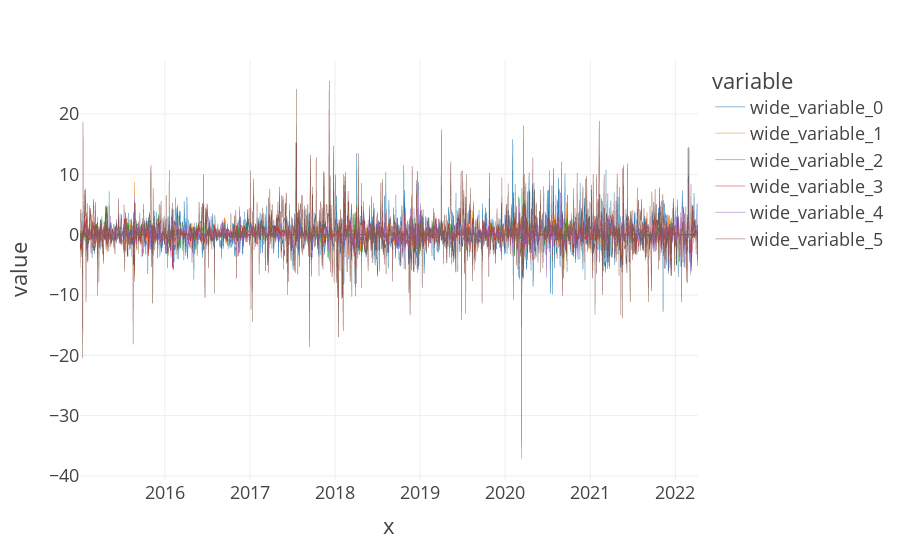

This figure's notebook cell:
### Code cell
fig = px.line(x=df_tesla.index, y=[df_tesla.ratio, df_apple.ratio, df_microsoft.ratio, df_google.ratio, df_facebook.ratio, df_bitcoin.ratio])
fig.update_traces(line=dict(width=0.5))
fig.show()

### Figure 1 — Plotly figure (JSON) as saved in the notebook; plotly's stock layout.template omitted (floating-point values rounded to 4 significant figures; data arrays with more than 128 entries replaced by an {"elided": "..."} marker saying what was removed)
{"data": [{"hovertemplate": "variable=wide_variable_0<br>x=%{x}<br>value=%{y}<extra></extra>", "legendgroup": "wide_variable_0", "line": {"color": "#1F77B4", "dash": "solid", "width": 0.5}, "marker": {"symbol": "circle"}, "mode": "lines", "name": "wide_variable_0", "showlegend": true, "type": "scattergl", "x": {"elided": "1831 str values"}, "xaxis": "x", "y": {"elided": "1831 float values"}, "yaxis": "y"}, {"hovertemplate": "variable=wide_variable_1<br>x=%{x}<br>value=%{y}<extra></extra>", "legendgroup": "wide_variable_1", "line": {"color": "#FF7F0E", "dash": "solid", "width": 0.5}, "marker": {"symbol": "circle"}, "mode": "lines", "name": "wide_variable_1", "showlegend": true, "type": "scattergl", "x": {"elided": "1831 str values"}, "xaxis": "x", "y": {"elided": "1831 float values"}, "yaxis": "y"}, {"hovertemplate": "variable=wide_variable_2<br>x=%{x}<br>value=%{y}<extra></extra>", "legendgroup": "wide_variable_2", "line": {"color": "#2CA02C", "dash": "solid", "width": 0.5}, "marker": {"symbol": "circle"}, "mode": "lines", "name": "wide_variable_2", "showlegend": true, "type": "scattergl", "x": {"elided": "1831 str values"}, "xaxis": "x", "y": {"elided": "1831 float values"}, "yaxis": "y"}, {"hovertemplate": "variable=wide_variable_3<br>x=%{x}<br>value=%{y}<extra></extra>", "legendgroup": "wide_variable_3", "line": {"color": "#D62728", "dash": "solid", "width": 0.5}, "marker": {"symbol": "circle"}, "mode": "lines", "name": "wide_variable_3", "showlegend": true, "type": "scattergl", "x": {"elided": "1831 str values"}, "xaxis": "x", "y": {"elided": "1831 float values"}, "yaxis": "y"}, {"hovertemplate": "variable=wide_variable_4<br>x=%{x}<br>value=%{y}<extra></extra>", "legendgroup": "wide_variable_4", "line": {"color": "#9467BD", "dash": "solid", "width": 0.5}, "marker": {"symbol": "circle"}, "mode": "lines", "name": "wide_variable_4", "showlegend": true, "type": "scattergl", "x": {"elided": "1831 str values"}, "xaxis": "x", "y": {"elided": "1831 float values"}, "yaxis": "y"}, {"hovertemplate": "variable=wide_variable_5<br>x=%{x}<br>value=%{y}<extra></extra>", "legendgroup": "wide_variable_5", "line": {"color": "#8C564B", "dash": "solid", "width": 0.5}, "marker": {"symbol": "circle"}, "mode": "lines", "name": "wide_variable_5", "showlegend": true, "type": "scattergl", "x": {"elided": "1831 str values"}, "xaxis": "x", "y": {"elided": "1831 float values"}, "yaxis": "y"}], "layout": {"legend": {"title": {"text": "variable"}, "tracegroupgap": 0}, "margin": {"t": 60}, "xaxis": {"anchor": "y", "domain": [0, 1], "title": {"text": "x"}}, "yaxis": {"anchor": "x", "domain": [0, 1], "title": {"text": "value"}}}}
